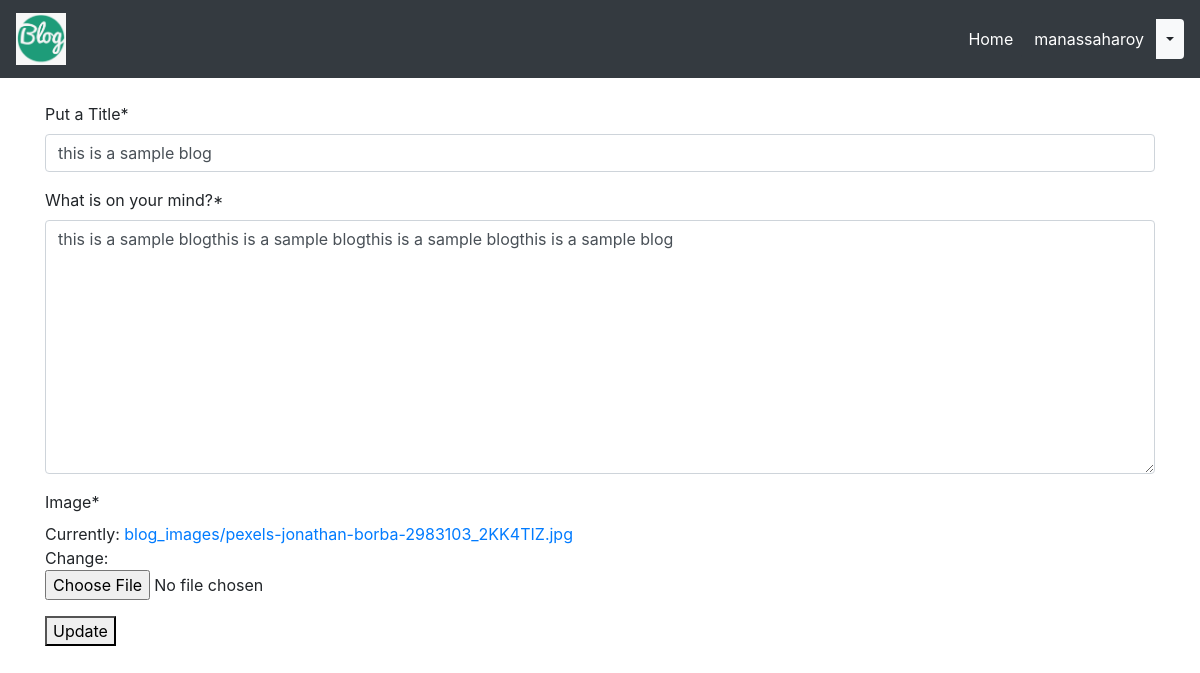
The page /blog/edit/7/ (signed in) on the database its author committed.
### App_Blog/models.py (models this page shows, shortened)
class Blog(models.Model):
    author = models.ForeignKey(User, on_delete=models.CASCADE, related_name='post_author')
    blog_title = models.CharField(max_length=264, verbose_name="Put a Title")
    slug = models.SlugField(max_length=264, unique=True)
    blog_content = models.TextField(verbose_name="What is on your mind?")
    blog_image = models.ImageField(upload_to='blog_images', verbose_name="Image")
    publish_date = models.DateTimeField(auto_now_add=True)
    update_date = models.DateTimeField(auto_now=True)
    class Meta:
        ordering = ['-publish_date',]

### App_Blog/views.py (the view, shortened to what this page needs)
# urls.py: path('edit/<pk>/', views.UpdateBlog.as_view(), name='edit_blog'),
class UpdateBlog(LoginRequiredMixin, UpdateView):
    model = Blog
    fields = ('blog_title', 'blog_content', 'blog_image')
    template_name = 'App_Blog/edit_blog.html'

### templates/App_Blog/edit_blog.html (shortened to what this page needs)
{% extends 'base.html' %}
{% load crispy_forms_tags %}
{% block body_block %}
{% if blog.author == user %}
<form method="POST" enctype="multipart/form-data">
{{form|crispy}}
<button type="submit" name="button">Update</button>
{% else %}
<p>Your are not allowed to view this page. 404</p>
</form>
{% endif %}
{% endblock body_block %}

### templates/base.html (shortened to what this page needs)
<!doctype html>
<html lang="en">
  <head>
    <link rel="stylesheet" href="https://cdn.jsdelivr.net/npm/bootstrap@4.6.1/dist/css/bootstrap.min.css">
      <link href="https://maxcdn.bootstrapcdn.com/font-awesome/4.7.0/css/font-awesome.min.css" rel="stylesheet">
  </head>
  <body>
        <nav class="navbar navbar-expand-lg navbar-dark bg-dark">
            <a class="navbar-brand" href="{% url 'Index' %}"><img src="/media/logo.png" alt="" width="50px"></a>
            <div class="collapse navbar-collapse " id="navbarNav">
                <ul class="navbar-nav ml-auto">
                    <li class="nav-item active">
                        <a class="nav-link" href="{% url 'Index' %}">Home  </a>
                    </li>
                    {% if user.is_authenticated %}
                    <div class="btn-group">
                        <button type="button" class="btn btn-dark">{{user.username}}</button>
                        <button type="button" class="btn bg-light dropdown-toggle dropdown-toggle-split " id="dropdownMenuReference" data-toggle="dropdown" aria-expanded="false" data-reference="parent">
                        </button>
                    </div>
                    {% endif %}
                </ul>
            </div>
        </nav>
        <br>
        <div class="container">
         {% block body_block %}
        {% endblock body_block %}
        </div>
  </body>
</html>

### rows shown on the page
Blog: blog_title "this is a sample blog", blog_content "this is a sample blogthis is a sample blogthis is a sample blogthis is a sample blog"

### other values the page prints
{{ user.username }} "manassaharoy"
